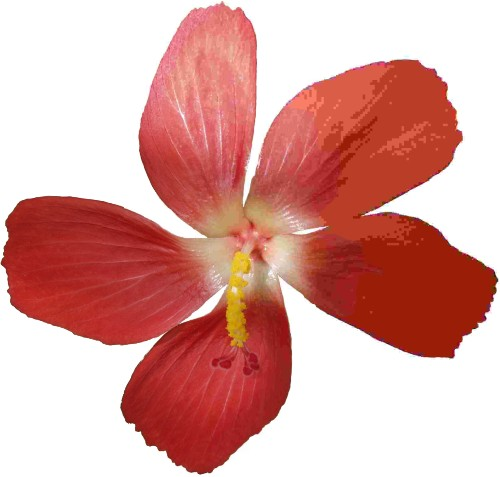
#> input picture Experiment 2 - Solutions by students/labsheet-2-Harshit-Dubey-Section-c-CU24250109/sample.jpg, 500 x 477 px
$ jupyter execute labsheet-2.ipynb
#> lines starting #> are read from the running program, lines starting #| are printed output that depends on the picture
Experiment No. 2
Experiment Name
Contrast Enhancement and Histogram-Based Image Processing using Python and OpenCV

Aim
To analyze and implement contrast enhancement techniques using histogram analysis and
histogram equalization in Python and OpenCV for improving image quality and enhancing
visual information in low-contrast images.

Purpose
Image contrast plays a significant role in the performance of computer vision systems. Poor
illumination,  sensor  limitations,  or  environmental  conditions  often  result  in  low-contrast
images,  making  feature  extraction  and  object  recognition  difficult.  Histogram-based
enhancement techniques improve the distribution of pixel intensities, thereby enhancing image
visibility and facilitating subsequent image analysis tasks.
In  this  experiment,  students  will  implement  contrast  stretching,  histogram  analysis,  and
histogram equalization using Python and OpenCV. The effectiveness of these enhancement
techniques will be evaluated on real-world images such as medical images, satellite images, or
low-light photographs.

Prerequisites
• Basic knowledge of digital image processing
• Familiarity with Python programming
• Python libraries: OpenCV (cv2), NumPy, Matplotlib
• Understanding of grayscale images and pixel intensity distributions
• Jupyter Notebook, Google Colab, or Visual Studio Code

Steps
1. Import the required libraries, including OpenCV, NumPy, and Matplotlib.
2. Load  a  low-contrast  grayscale  image  or convert  a  color  image  into  grayscale  for
processing.
3. Display the original image and generate its histogram to analyze the distribution of
pixel intensity values.
4. Perform contrast stretching to improve the dynamic range of pixel intensities.
5. Apply Histogram Equalization using OpenCV and compare the enhanced image with
the original image.
6. Implement Contrast Limited Adaptive Histogram Equalization (CLAHE) and observe
its performance on images with varying illumination.
7. Plot and compare the histograms of the original, histogram-equalized, and CLAHE-
enhanced images.
8. Analyze the visual improvements in terms of brightness, contrast, and feature visibility.
9. Compare the effectiveness of Histogram Equalization and CLAHE for different types
of images.
10. Document the observations and discuss the role of histogram-based enhancement in
computer vision applications.

[cell 1]
import cv2
import numpy as np
import matplotlib.pyplot as plt
from pathlib import Path

[cell 2]
image_path = Path("sample.jpg")  # Change this to your image path

image = cv2.imread(str(image_path))
#> image is the input picture: shape (477, 500, 3); mean B, G, R 157.6, 163.2, 219

if image is None:
    raise FileNotFoundError(f"Could not load image: {image_path}")

gray_image = cv2.cvtColor(image, cv2.COLOR_BGR2GRAY)
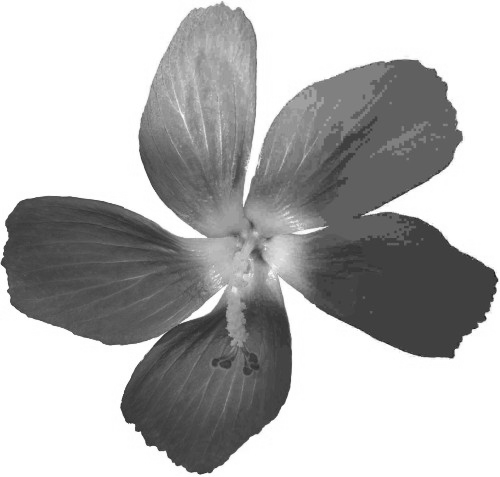
#> gray_image: shape (477, 500); min 29, max 255, mean 179.2

plt.figure(figsize=(8, 5))
plt.imshow(gray_image, cmap="gray")
plt.title("Original Grayscale Image")
plt.axis("off")
plt.show()

[cell 3]
plt.figure(figsize=(8, 5))
plt.hist(gray_image.ravel(), bins=256, range=(0, 256), color="black")
plt.title("Histogram of Original Image")
plt.xlabel("Pixel Intensity")
plt.ylabel("Frequency")
plt.xlim([0, 256])
plt.show()
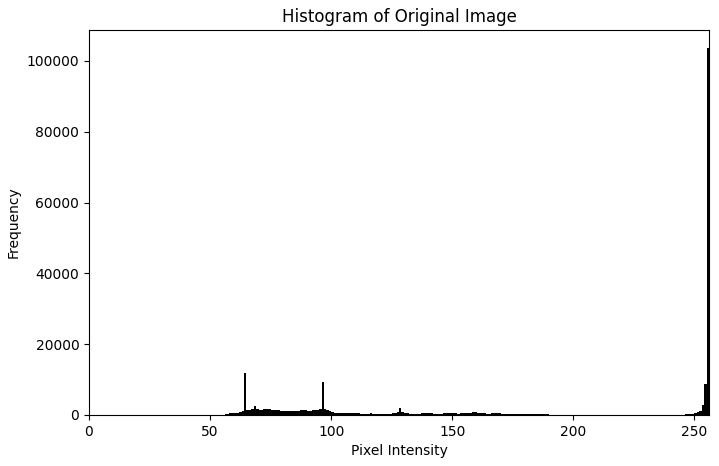
#> figure drawn by matplotlib, 1 panel; tallest bar 103562 high, from x = 255 to 256

[cell 4]
minimum_intensity = np.min(gray_image)
#> minimum_intensity = 29
maximum_intensity = np.max(gray_image)
#> maximum_intensity = 255

if maximum_intensity == minimum_intensity:
    stretched_image = gray_image.copy()
else:
    stretched_image = cv2.normalize(
        gray_image,
        None,
        alpha=0,
        beta=255,
        norm_type=cv2.NORM_MINMAX
    )
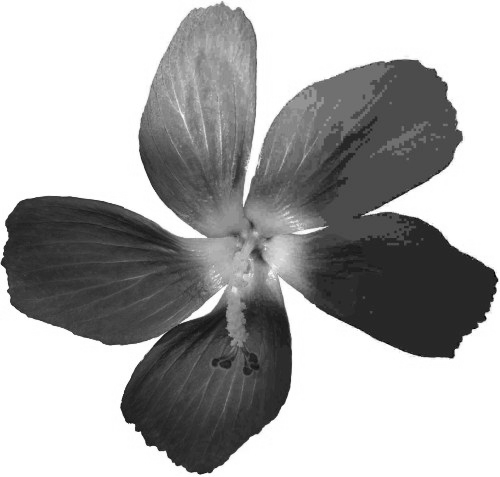
#> stretched_image: shape (477, 500); min 0, max 255, mean 169.5

plt.figure(figsize=(8, 5))
plt.imshow(stretched_image, cmap="gray")
plt.title("Contrast Stretched Image")
plt.axis("off")
plt.show()

[cell 5]
equalized_image = cv2.equalizeHist(gray_image)
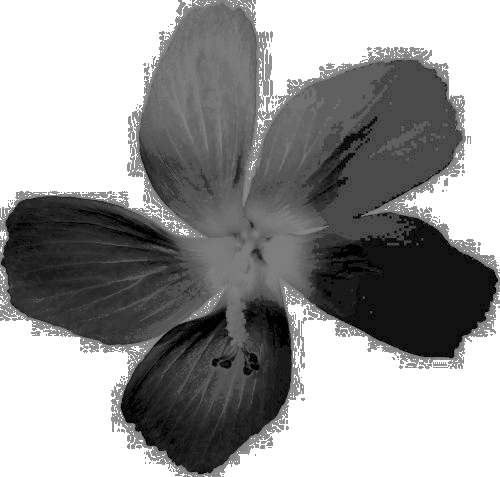
#> equalized_image: shape (477, 500); min 0, max 255, mean 152.5

plt.figure(figsize=(8, 5))
plt.imshow(equalized_image, cmap="gray")
plt.title("Histogram Equalized Image")
plt.axis("off")
plt.show()

[cell 6]
clahe = cv2.createCLAHE(
    clipLimit=2.0,
    tileGridSize=(8, 8)
)

clahe_image = clahe.apply(gray_image)
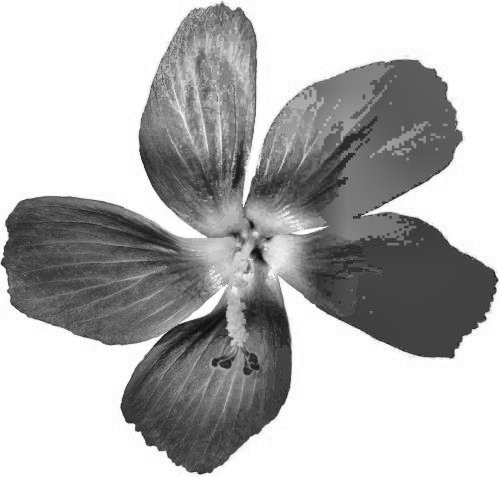
#> clahe_image: shape (477, 500); min 13, max 255, mean 179.7

plt.figure(figsize=(8, 5))
plt.imshow(clahe_image, cmap="gray")
plt.title("CLAHE Enhanced Image")
plt.axis("off")
plt.show()

[cell 7]
images = [
    gray_image,
    stretched_image,
    equalized_image,
    clahe_image
]

titles = [
    "Original",
    "Contrast Stretching",
    "Histogram Equalization",
    "CLAHE"
]

plt.figure(figsize=(14, 10))

for index, (current_image, title) in enumerate(zip(images, titles)):
    plt.subplot(2, 2, index + 1)
    plt.imshow(current_image, cmap="gray")
    plt.title(title)
    plt.axis("off")
#> this loop made 4 passes
#> title on passes 1 to 4: 'Original', 'Contrast Stretching', 'Histogram Equalization', 'CLAHE'

plt.tight_layout()
plt.show()

[cell 8]
colors = ["black", "blue", "red", "green"]

plt.figure(figsize=(12, 7))

for current_image, title, color in zip(images, titles, colors):
    plt.hist(
        current_image.ravel(),
        bins=256,
        range=(0, 256),
        color=color,
        alpha=0.45,
        label=title
    )
#> this loop made 4 passes

plt.title("Comparison of Image Histograms")
plt.xlabel("Pixel Intensity")
plt.ylabel("Frequency")
plt.xlim([0, 256])
plt.legend()
plt.show()
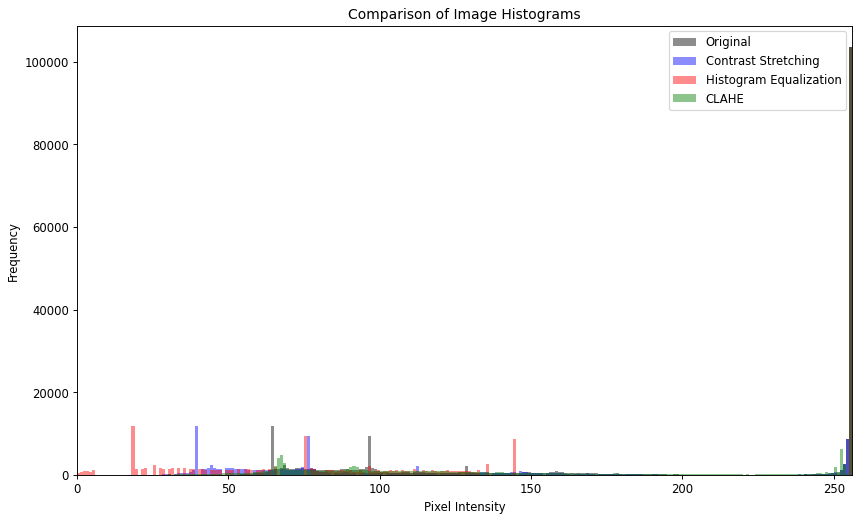
#> figure drawn by matplotlib, 1 panel; tallest bar 103562 high, from x = 255 to 256; tallest bar 103562 high, from x = 255 to 256; tallest bar 103562 high, from x = 255 to 256

[cell 9]
for current_image, title in zip(images, titles):
    print(title)
    print(f"Minimum intensity: {np.min(current_image)}")
    print(f"Maximum intensity: {np.max(current_image)}")
    print(f"Mean intensity: {np.mean(current_image):.2f}")
    print(f"Standard deviation: {np.std(current_image):.2f}")
    print("-" * 40)
